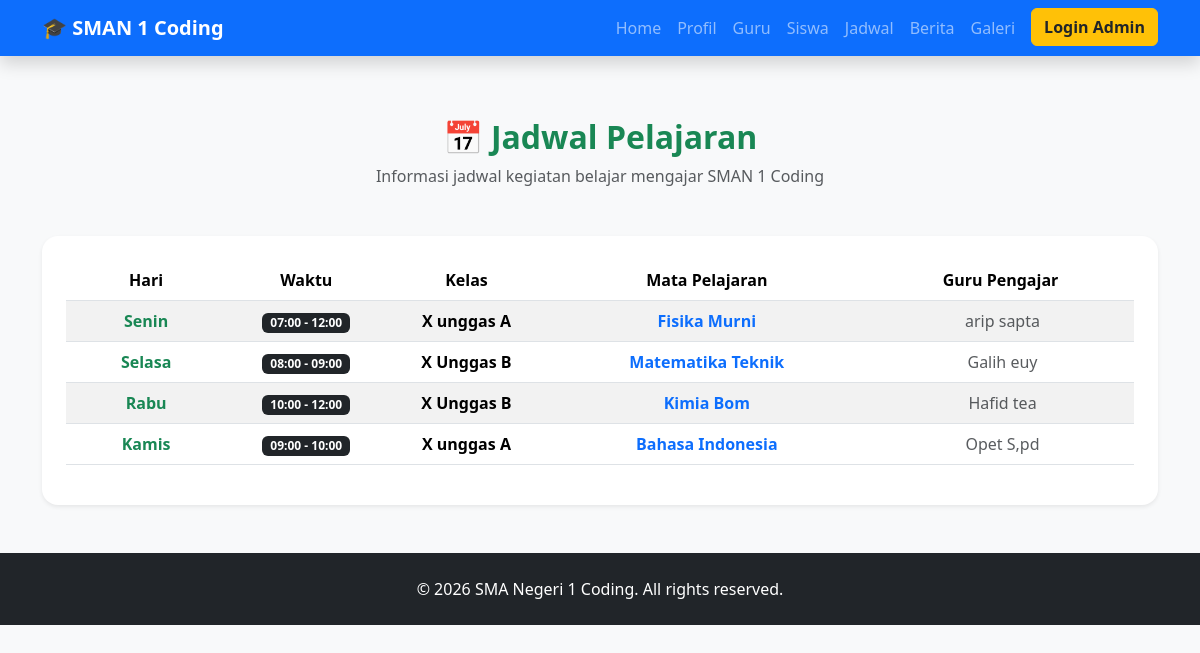
The page /jadwal.php on the database its author committed.
### tables this page shows
CREATE TABLE `jadwal` (
  `id` int NOT NULL,
  `hari` varchar(20) NOT NULL,
  `jam_mulai` time NOT NULL,
  `jam_selesai` time NOT NULL,
  `id_kelas` int DEFAULT NULL,
  `id_guru` int DEFAULT NULL,
  `mapel` varchar(100) NOT NULL
);

CREATE TABLE `kelas` (
  `id` int NOT NULL,
  `nama_kelas` varchar(50) NOT NULL,
  `wali_kelas` varchar(100) NOT NULL
);

CREATE TABLE `guru` (
  `id` int NOT NULL,
  `nip` varchar(20) NOT NULL,
  `nama` varchar(100) NOT NULL,
  `mapel` varchar(100) NOT NULL,
  `foto` varchar(255) DEFAULT NULL
);

### jadwal.php (the view, shortened to what this page needs)
<?php
include 'includes/header.php';
?>
<div class="container mt-5 mb-5">
    <div class="text-center mb-5">
        <h2 class="fw-bold text-success">📅 Jadwal Pelajaran</h2>
        <p class="text-muted">Informasi jadwal kegiatan belajar mengajar SMAN 1 Coding</p>
    </div>
    <div class="card border-0 shadow-sm rounded-4 overflow-hidden">
        <div class="card-body p-4">
            <div class="table-responsive">
                <table class="table table-striped table-hover align-middle text-center">
                    <thead class="bg-success text-white">
                        <tr>
                            <th width="15%">Hari</th>
                            <th width="15%">Waktu</th>
                            <th width="15%">Kelas</th>
                            <th>Mata Pelajaran</th>
                            <th width="25%">Guru Pengajar</th>
                        </tr>
                    </thead>
                    <tbody>
                        <?php
                        $sql = "SELECT jadwal.*, kelas.nama_kelas, guru.nama AS nama_guru
                                FROM jadwal
                                LEFT JOIN kelas ON jadwal.id_kelas = kelas.id
                                LEFT JOIN guru ON jadwal.id_guru = guru.id
                                ORDER BY FIELD(jadwal.hari, 'Senin', 'Selasa', 'Rabu', 'Kamis', 'Jumat', 'Sabtu'), jadwal.jam_mulai ASC";
                        $query = mysqli_query($koneksi, $sql);
                        if (mysqli_num_rows($query) > 0) {
                            while ($data = mysqli_fetch_array($query)) {
                        ?>
                        <tr>
                            <td class="fw-bold text-success"><?= htmlspecialchars($data['hari']); ?></td>
                            <td>
                                <span class="badge bg-dark px-2 py-1">
                                    <?= date('H:i', strtotime($data['jam_mulai'])) ?> - <?= date('H:i', strtotime($data['jam_selesai'])) ?>
                                </span>
                            </td>
                            <td class="fw-bold">
                                <?= $data['nama_kelas'] ? htmlspecialchars($data['nama_kelas']) : '-'; ?>
                            </td>
                            <td class="fw-bold text-primary"><?= htmlspecialchars($data['mapel']); ?></td>
                            <td class="text-muted">
                                <i class="bi bi-person-video3 me-1"></i> <?= $data['nama_guru'] ? htmlspecialchars($data['nama_guru']) : '-'; ?>
                            </td>
                        </tr>
                        <?php
                            }
                        } else {
                        ?>
                            <tr>
                                <td colspan="5" class="text-center text-muted py-5">Jadwal pelajaran belum tersedia.</td>
                            </tr>
                        <?php } ?>
                    </tbody>
                </table>
            </div>
        </div>
    </div>
</div>
<?php
include 'includes/footer.php';
?>

### includes/header.php (style rules this page uses)
body { padding-top: 70px; background-color: #f8f9fa; }

### rows shown on the page
jadwal: hari "Senin", jam_mulai "07:00", jam_selesai "12:00", id_kelas.nama_kelas "X unggas A", mapel "Fisika Murni", id_guru.nama "arip sapta"
jadwal: hari "Selasa", jam_mulai "08:00", jam_selesai "09:00", id_kelas.nama_kelas "X Unggas B", mapel "Matematika Teknik", id_guru.nama "Galih euy"
jadwal: hari "Rabu", jam_mulai "10:00", jam_selesai "12:00", id_kelas.nama_kelas "X Unggas B", mapel "Kimia Bom", id_guru.nama "Hafid tea"
jadwal: hari "Kamis", jam_mulai "09:00", jam_selesai "10:00", id_kelas.nama_kelas "X unggas A", mapel "Bahasa Indonesia", id_guru.nama "Opet S,pd"
